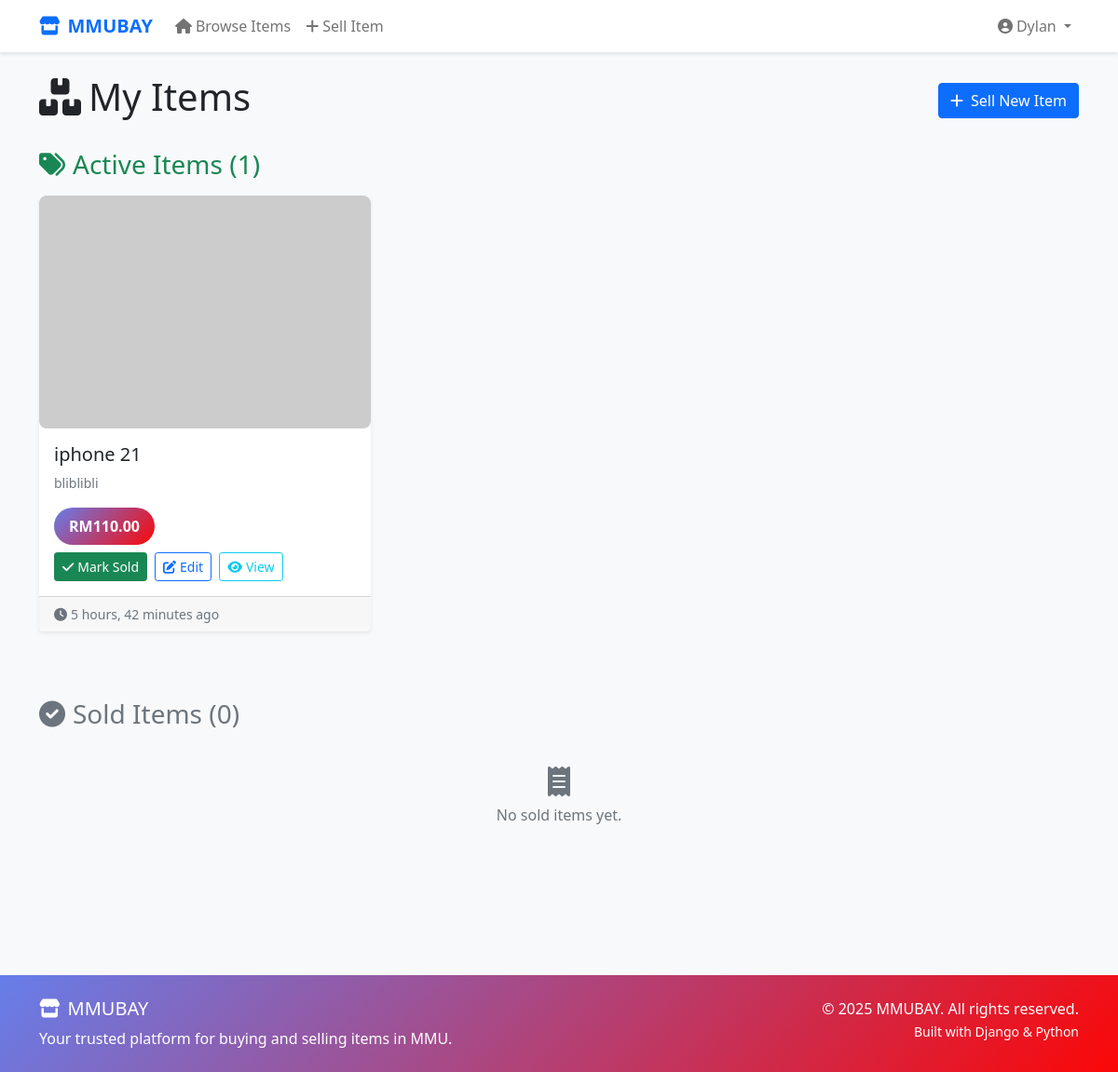
/market/my-items/ (signed in), run on an earlier commit of the app's database.
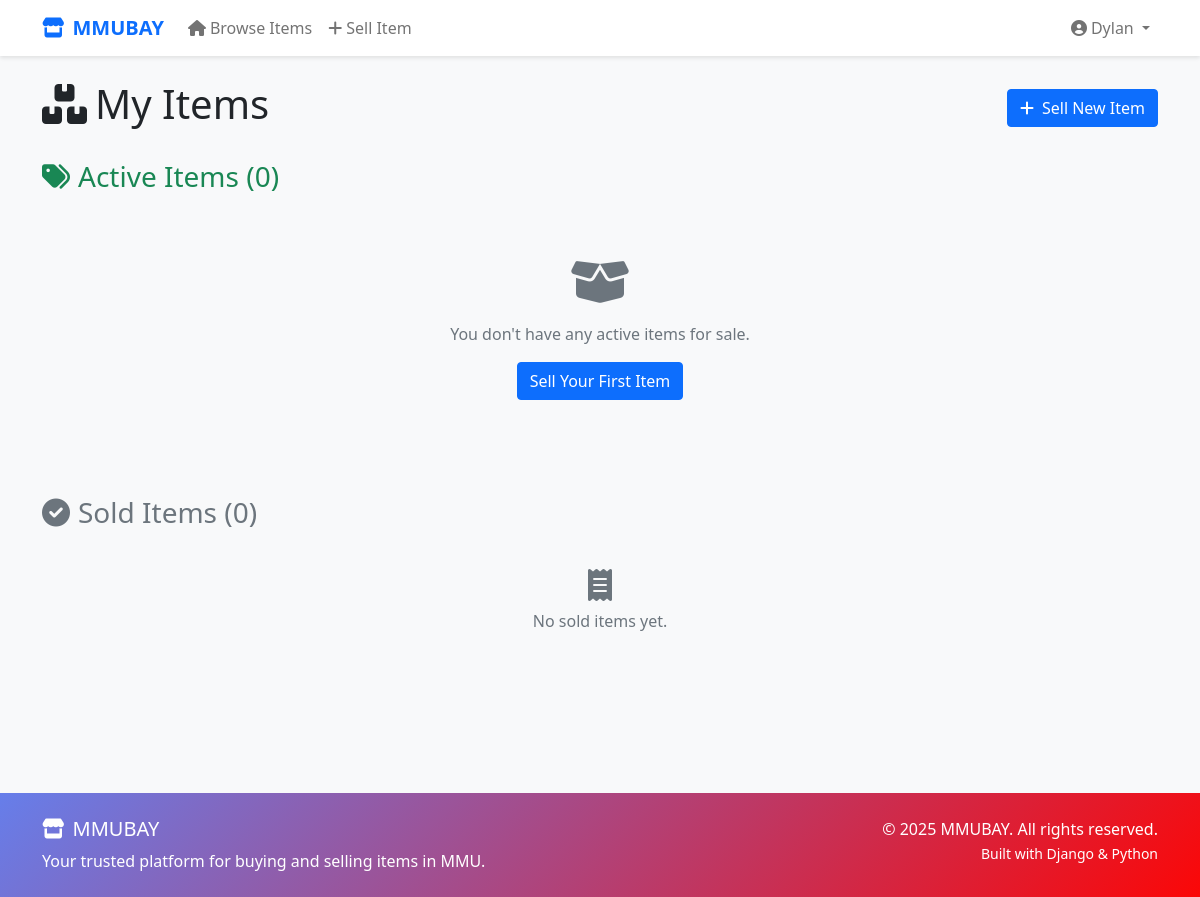
And on a later commit of the database.
### market/models.py (models this page shows, shortened)
class Item(models.Model):
    CONDITION_CHOICES = [
        ("New", "New"),
        ("Used", "Used"),
    ]
    seller = models.ForeignKey(User, on_delete=models.CASCADE)
    title = models.CharField(max_length=200)
    description = models.TextField()
    category = models.CharField(max_length=100)
    price = models.DecimalField(max_digits=10, decimal_places=2)
    condition = models.CharField(max_length=20, choices=CONDITION_CHOICES)
    pickup_point = models.ForeignKey(PickupPoint, on_delete=models.SET_NULL, null=True)
    created_at = models.DateTimeField(auto_now_add=True)
    is_sold = models.BooleanField(default=False)
    class Meta:
        ordering = ['-created_at']

### market/views.py (the view, shortened to what this page needs)
# urls.py: path('my-items/', views.my_items, name='my_items'),
@login_required
def my_items(request):
    active_items = Item.objects.filter(seller=request.user, is_sold=False).order_by('-created_at')
    sold_items = Item.objects.filter(seller=request.user, is_sold=True).order_by('-created_at')
    pending_orders = Order.objects.filter(seller=request.user, status='pending').order_by('-created_at')  # 这行定义变量
    pending_orders_count = pending_orders.count()
    return render(request, 'market/my_items.html', {
        'active_items': active_items,
        'sold_items': sold_items,
        'pending_orders': pending_orders,  # 新增：传递订单数据
        'pending_orders_count': pending_orders_count  # 新增
    })

### market/templates/market/my_items.html (shortened to what the changed rows need)
{% extends 'market/base.html' %}
{% block content %}
<div class="container py-4">
<div class="d-flex justify-content-between align-items-center mb-4">
    <div>
        <h1><i class="fas fa-boxes me-2"></i>My Items</h1>
    </div>
</div>
    <div class="mb-5">
        <h3 class="text-success mb-3">
            <i class="fas fa-tags me-2"></i>Active Items ({{ active_items|length }})
        </h3>
        {% if active_items %}
            <div class="row">
                {% for item in active_items %}
                <div class="col-md-6 col-lg-4 mb-4">
                    <div class="card h-100 shadow-sm">
                        {% if item.images.all %}
                            <img src="{{ item.images.first.image.url }}"
                                 class="card-img-top item-image"
                                 alt="{{ item.title }}">
                        {% else %}
                            <img src="https://via.placeholder.com/300x200?text=No+Image"
                                 class="card-img-top item-image"
                                 alt="No image">
                        {% endif %}
                        <div class="card-body d-flex flex-column">
                            <h5 class="card-title">{{ item.title }}</h5>
                            <p class="text-muted small">{{ item.description|truncatewords:15 }}</p>
                            <div class="mt-auto">
                                <div class="price-tag mb-2">RM{{ item.price }}</div>
                                <div class="d-flex gap-2">
                                    <form method="post" action="{% url 'my_items' %}" class="d-inline">
                                        <button type="submit" name="mark_sold" value="{{ item.id }}"
                                                class="btn btn-success btn-sm"
                                                onclick="return confirm('Mark {{ item.title }} as sold?')">
                                            <i class="fas fa-check me-1"></i>Mark Sold
                                        </button>
                                    </form>
                                    <a href="{% url 'edit_item' item.id %}" class="btn btn-outline-primary btn-sm">
                                        <i class="fas fa-edit me-1"></i>Edit
                                    </a>
                                    <a href="{% url 'item_detail' item.id %}" class="btn btn-outline-info btn-sm">
                                        <i class="fas fa-eye me-1"></i>View
                                    </a>
                                </div>
                            </div>
                        </div>
                        <div class="card-footer text-muted small">
                            <i class="fas fa-clock me-1"></i>{{ item.created_at|timesince }} ago
                        </div>
                    </div>
                </div>
                {% endfor %}
            </div>
        {% else %}
            <div class="text-center py-5">
                <i class="fas fa-box-open fa-3x text-muted mb-3"></i>
                <p class="text-muted">You don't have any active items for sale.</p>
                <a href="{% url 'add_item' %}" class="btn btn-primary">Sell Your First Item</a>
            </div>
        {% endif %}
    </div>
</div>
{% endblock %}

What changed in the data, as far as the page shows it:
removed Item: title "iphone 21", description "bliblibli", price "110.00", created_at "5 hours, 42 minutes"
Also different on the page:
{{ active_items|length }}: "1" → "0"
text now shown: "You don't have any active items for sale. Sell Your First Item"
